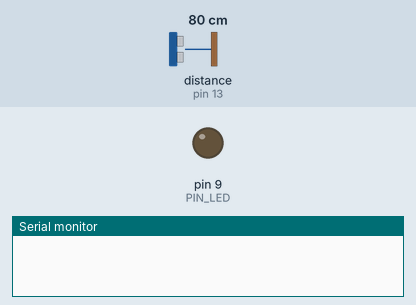
Recording of a sketch running on a simulated Arduino Uno, built with avr-gcc and run on an emulated ATmega328P. On the bench: output pins drawn as LEDs (lit = HIGH), the last lines printed to the serial monitor. Wiring (inferred from the names in the program): ultrasonic range finder: trigger pin 12; echo pin 13. The test bench sets the inputs (shaded band); at power-on: distance to the obstacle (sensor on pin 13) 80 cm. The echo pulse lasts 58.3 µs per cm; pins used as bus, display or sensor lines are not drawn.

Above: at 0.05 s.
At 1.2 s:
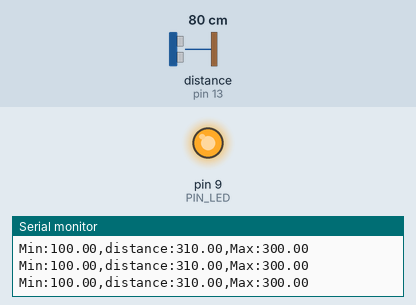
1.3 s: distance to the obstacle (sensor on pin 13) set to 18 cm
At 1.7 s:
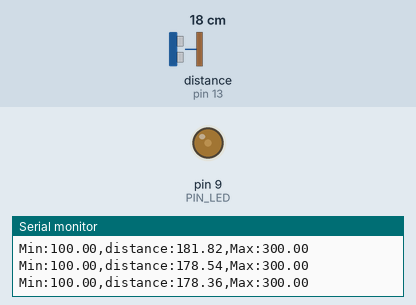
4.3 s: distance to the obstacle (sensor on pin 13) set to 2 cm
Timing chart, 0 to 7.3 s (numbered marks = the images above; inputs shaded):
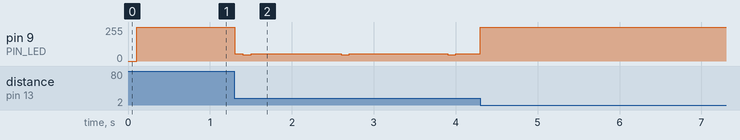

Measured:
- after the input at 1.3 s, pin 9 (PIN_LED): 255/255 → 55/255 at once, → 46/255 0.10 s later, → 54/255 0.10 s later, → 55/255 0.10 s later, … (24 changes in this stretch)

The sketch:

08_example_2.ino
```cpp
// Arduino pin assignment
#define PIN_LED  9
#define PIN_TRIG 12   // sonar sensor TRIGGER
#define PIN_ECHO 13   // sonar sensor ECHO

// configurable parameters
#define SND_VEL 346.0     // sound velocity at 24 celsius degree (unit: m/sec)
#define INTERVAL 100      // sampling interval (unit: msec)
#define PULSE_DURATION 10 // ultra-sound Pulse Duration (unit: usec)
#define _DIST_MIN 100.0   // minimum distance to be measured (unit: mm)
#define _DIST_MAX 300.0   // maximum distance to be measured (unit: mm)

#define TIMEOUT ((INTERVAL / 2) * 1000.0) // maximum echo waiting time (unit: usec)
#define SCALE (0.001 * 0.5 * SND_VEL) // coefficent to convert duration to distance

unsigned long last_sampling_time;   // unit: msec

void setup() {
  // initialize GPIO pins
  pinMode(PIN_LED, OUTPUT);
  pinMode(PIN_TRIG, OUTPUT);  // sonar TRIGGER
  pinMode(PIN_ECHO, INPUT);   // sonar ECHO
  digitalWrite(PIN_TRIG, LOW);  // turn-off Sonar

  // initialize serial port
  Serial.begin(57600);
}

void loop() {
  float distance;

  // wait until next sampling time.
  // millis() returns the number of milliseconds since the program started.
  //    will overflow after 50 days.
  if (millis() < (last_sampling_time + INTERVAL))
    return;

  distance = USS_measure(PIN_TRIG, PIN_ECHO); // read distance

  if ((distance == 0.0) || (distance > _DIST_MAX)) {
      distance = _DIST_MAX + 10.0;    // Set Higher Value
      analogWrite(PIN_LED, 255);       // LED OFF
  } else if (distance < _DIST_MIN) {
      distance = _DIST_MIN - 10.0;    // Set Lower Value
      analogWrite(PIN_LED, 255);       // LED OFF
  } else {    // In desired Range
      int brightness = (int) (abs(200-distance)*2.55);
      analogWrite(PIN_LED, brightness);       // LED ON
  }

  // output the distance to the serial port
  Serial.print("Min:");        Serial.print(_DIST_MIN);
  Serial.print(",distance:");  Serial.print(distance);\
  Serial.print(",Max:");       Serial.print(_DIST_MAX);
  Serial.println("");

  delay(25);

  // update last sampling time
  last_sampling_time += INTERVAL;
}

// get a distance reading from USS. return value is in millimeter.
float USS_measure(int TRIG, int ECHO)
{
  digitalWrite(TRIG, HIGH);
  delayMicroseconds(PULSE_DURATION);
  digitalWrite(TRIG, LOW);

  return pulseIn(ECHO, HIGH, TIMEOUT) * SCALE; // unit: mm

  // Pulse duration to distance conversion example (target distance = 17.3m)
  // - pulseIn(ECHO, HIGH, timeout) returns microseconds (음파의 왕복 시간)
  // - 편도 거리 = (pulseIn() / 1,000,000) * SND_VEL / 2 (미터 단위)
  //   mm 단위로 하려면 * 1,000이 필요 ==>  SCALE = 0.001 * 0.5 * SND_VEL
  //
  // - 예, pusseIn()이 100,000 이면 (= 0.1초, 왕복 거리 34.6m)
  //        = 100,000 micro*sec * 0.001 milli/micro * 0.5 * 346 meter/sec
  //        = 100,000 * 0.001 * 0.5 * 346
  //        = 17,300 mm  ==> 17.3m
}
```
